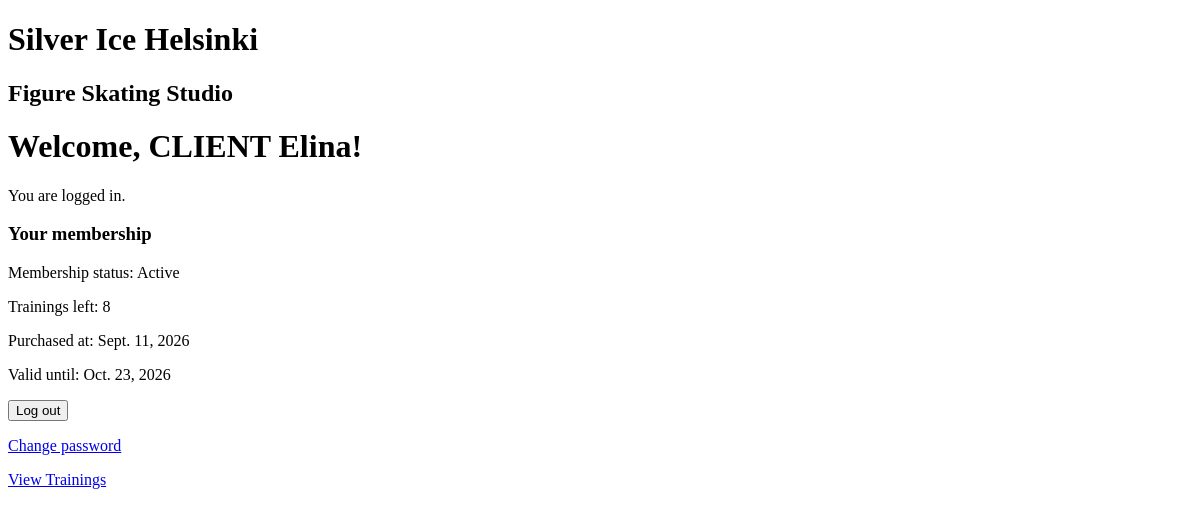
/ (signed in), run on an earlier commit of the app's database.
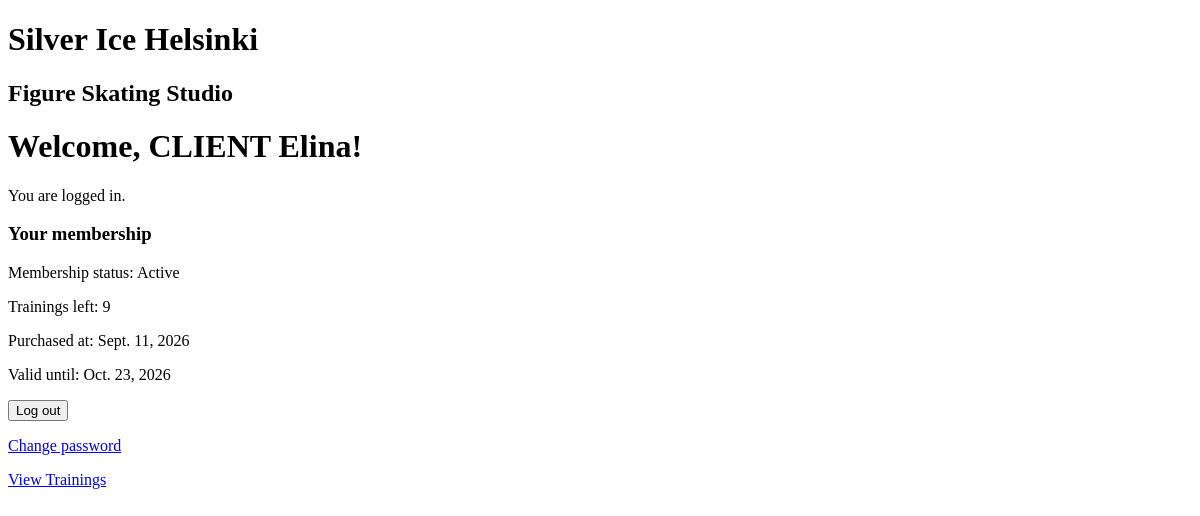
And on a later commit of the database.
### studio/models.py (models this page shows, shortened)
class Membership(models.Model):
    client = models.ForeignKey(User, on_delete=models.CASCADE)
    trainings_left = models.PositiveIntegerField(default=8)
    purchased_at = models.DateField()
    valid_until = models.DateField()

### studio/views.py (the view)
# urls.py: 2. Add a URL to urlpatterns:  path('', views.home, name='home')
def home(request):
    membership=None
    membership_active=False
    if request.user.is_authenticated:
        membership=Membership.objects.filter(
            client=request.user
            ).order_by("-purchased_at").first()
        if membership:
            membership_active=membership.valid_until>=timezone.localdate()
    return render(request, "studio/home.html", {"membership": membership, "membership_active": membership_active})

### studio/templates/studio/home.html (shortened to what this page needs)
<!DOCTYPE html>
<html>
<head>
</head>
<body>
    <h1>Silver Ice Helsinki</h1>
    <h2>Figure Skating Studio</h2>
{% if user.is_authenticated %}
    <h1>Welcome, {{user.profile.role}} {{ user.username }}!</h1>
    <p>You are logged in.</p>
    {% if membership %}
        <h3> Your membership</h3>
        {% if membership_active %}
        <p>Membership status: Active </p>
        <p>Trainings left: {{membership.trainings_left}} </p>
        <p> Purchased at: {{membership.purchased_at}} </p>
        <p> Valid until: {{membership.valid_until}} </p>
        {% else %}
        <p>Membership status: Expired </p>
        <p>Expired on: {{membership.valid_until}}</p>
        {% endif %}
    {% else %}
        <h3>You don't have a membership yet</h3>
    {% endif %}
    <form method="post" action="{% url 'studio:logout' %}">
    <button type="submit">Log out</button>
    </form>
    <p>
    <a href="{% url 'studio:change_password' %}">
        Change password
    </a>
    </p>
{% endif %}
    <p>
    <a href="{% url 'studio:trainings' %}">View Trainings</a>
    </p>
</body>
</html>

What changed in the data, as far as the page shows it:
changed Membership: trainings_left "8" → "9"
